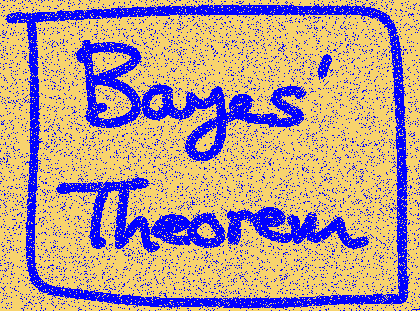
%> input picture ps5/Homework 5/Bayesnoise_textbook.png, 420 x 311 px
$ octave Part_A.m   (GNU Octave 9; MATLAB toolbox functions it lacks are replaced by stand-ins)
%> lines starting %> are read from the running program, lines starting %| are printed output that depends on the picture; in (x1, y1, x2, y2) boxes, pixels count from 0 and x2, y2 are one past the last pixel; in counts of white or black regions, pixels touching at a corner belong together; the program's own positions count from 1
%read in data and preprocess
source=imread('Bayesnoise_textbook.png');
%> source is the input picture: size 311x420x3 uint8; mean R, G, B 182.9, 156.2, 146.9
%extract
extract_s=source(:,:,1);
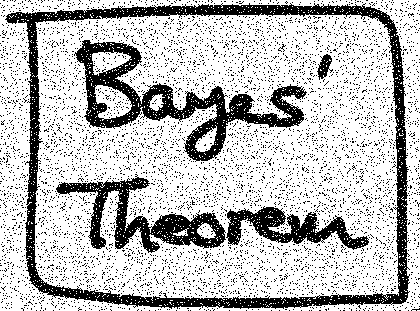
%> extract_s: size 311x420 uint8; values 0 (black) and 247 (white), 74% white; 6057 black regions (6051 under 20 px), largest, box (x1, y1, x2, y2) and area: (5, 3, 410, 309) 11313, (74, 40, 307, 162) 6628, (56, 174, 226, 253) 4007, (226, 206, 369, 250) 2544, (317, 54, 333, 80) 214, (278, 44, 286, 52) 20
extract_s=int8(extract_s);
%get greyscale for source
[r,c]=size(extract_s);
%> r = 311; c = 420
for i=1:r
    for j=1:c
        if extract_s(i,j)<119
            extract_s(i,j)=-1;
        else
            extract_s(i,j)=1;
        end
    end
end
gc=extract_s;
or=gc;
s=size(gc);
%> s = [311 420]
n=7;
yd=s(1);
%> yd = 311
xd=s(2);
%> xd = 420
h=-0.01;
fp=1;
c=0;
b=5;
while (fp)
    c=c+1;
    fp=0;
    for i=2:xd-1
        for j=2:yd-1
            fpe=(-gc(j,i))*(h-(b*(gc(j,i+1)+gc(j,i-1)+gc(j+1,i)+gc(j-1,i)))-(n*gc(j,i)));
            nfpe=gc(j,i)*(h-(b*(gc(j,i+1)+gc(j,i-1)+gc(j+1,i)+gc(j-1,i)))-(n*gc(j,i)));
            if nfpe>fpe
                gc(j,i)=-gc(j,i);
                fp=1;
            end
        end
    end
end
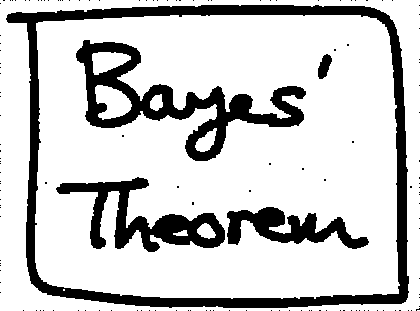
%> gc: size 311x420 int8; values -1 (black) and 1 (white), 79.6% white; 146 black regions (141 under 20 px), largest, box (x1, y1, x2, y2) and area: (6, 5, 409, 308) 12107, (76, 40, 306, 161) 7091, (56, 177, 225, 252) 4295, (227, 207, 369, 249) 2720, (318, 54, 332, 79) 221
%> after the loop, c = 5
%correction read in and process
correction=imread('Bayes_textbook.png');
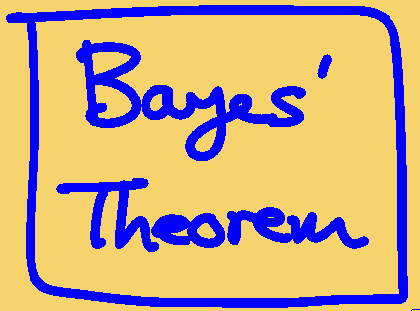
%> input picture ps5/Homework 5/Bayes_textbook.png, 420 x 311 px
%> correction is the input picture: size 311x420x3 uint8; mean R, G, B 197, 168.3, 138.6
corr_coe=int8(correction(:,:,1));
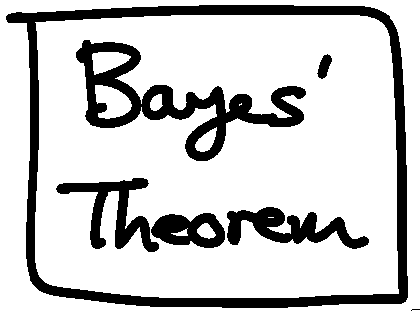
%> corr_coe: size 311x420 int8; values 0 (black) and 127 (white), 79.7% white; 7 black regions (1 under 20 px), largest, box (x1, y1, x2, y2) and area: (6, 5, 408, 308) 12114, (76, 40, 306, 161) 7090, (227, 207, 369, 249) 2727, (56, 178, 159, 252) 2609, (151, 213, 225, 248) 1683, (317, 54, 332, 79) 221
%get greyscale for correction
[r,c]=size(corr_coe);
%> c = 420
for i=1:r
    for j=1:c
        if corr_coe(i,j)<119
            corr_coe(i,j)=-1;
        else
            corr_coe(i,j)=1;
        end
    end
end
corr_b=corr_coe;
[r,c]=size(corr_b);
sum=r*c;
%> sum = 130620
comparison=0;
for i=1:r
    for j=1:c
        if corr_b(i,j)==gc(i,j)
            comparison=comparison+1;
        end
    end
end
%> after the loop, comparison = 129672
%report recovery rate
recovery=(comparison/sum)*100;
%> recovery = 99.27
fprintf('The recovery is %.4f \n', recovery)
%| The recovery is 99.2742
%get image
imshow(uint8(gc)*255);
figure();
imshow(uint8(or)*255);
